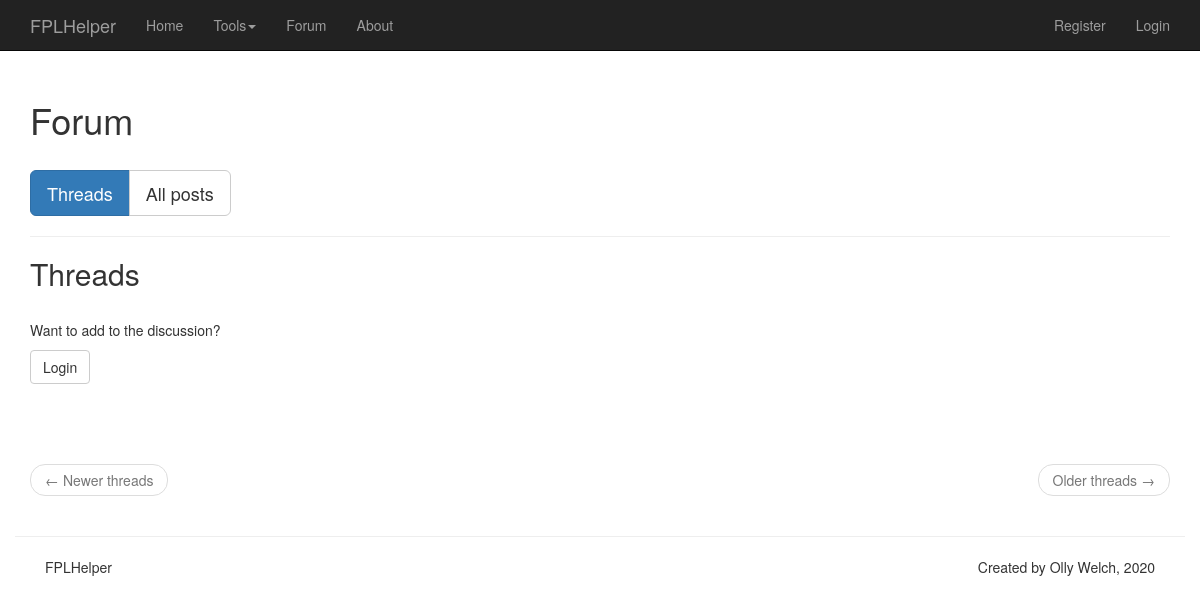
Before: /forum/index with the older database file.
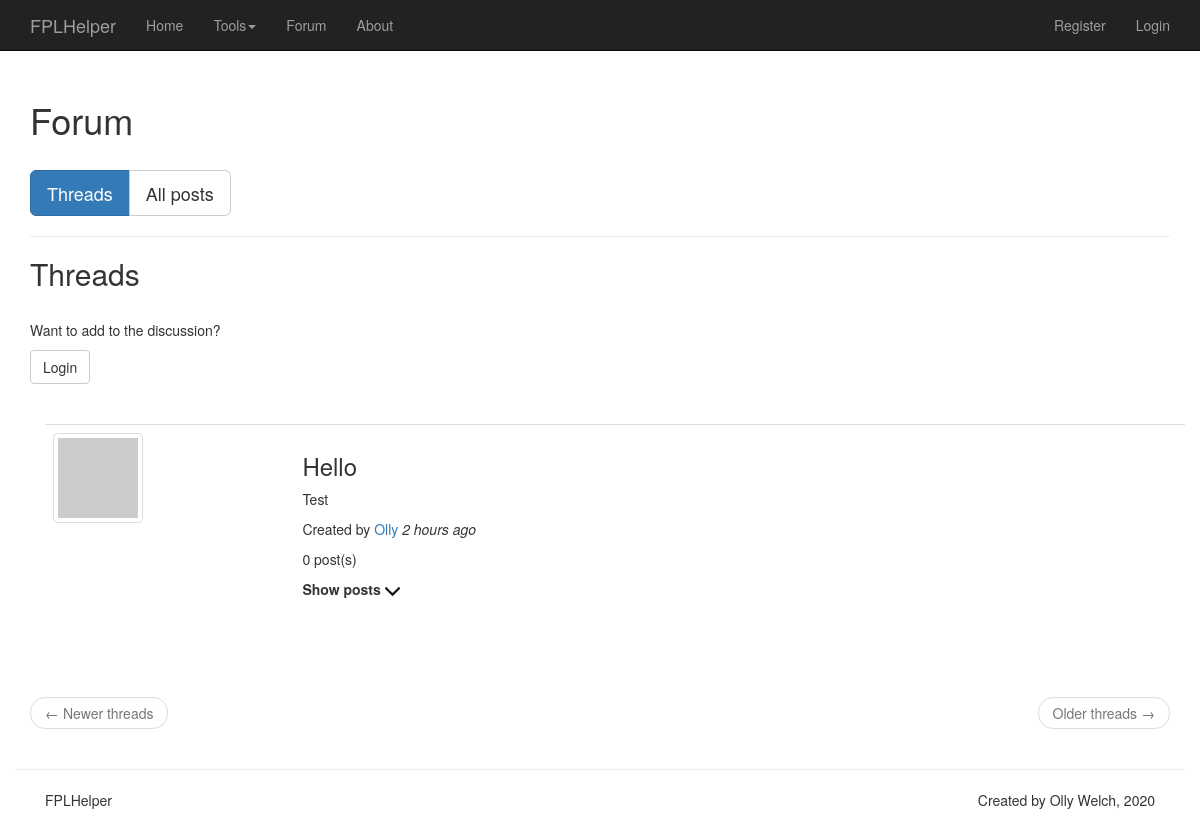
After: the same page with the newer database file.
### app/models.py (models this page shows, shortened)
class Thread(db.Model):
    id = db.Column(db.Integer, primary_key=True)
    name = db.Column(db.String(100))
    body = db.Column(db.String(256))
    timestamp = db.Column(db.DateTime, index=True, default=datetime.utcnow)
    user_id = db.Column(db.Integer, db.ForeignKey('user.id'))
    posts = db.relationship('Post', backref='posts', lazy='dynamic')
    language = db.Column(db.String(5))

class User(UserMixin, db.Model):
    id = db.Column(db.Integer, primary_key=True)
    username = db.Column(db.String(64), index=True, unique=True)
    email = db.Column(db.String(120), index=True, unique=True)
    team_id = db.Column(db.Integer)
    password_hash = db.Column(db.String(128))
    posts = db.relationship('Post', backref='author', lazy='dynamic')
    about_me = db.Column(db.String(140))
    last_seen = db.Column(db.DateTime, default=datetime.utcnow)
    liked = db.relationship(
        'PostLike',
        foreign_keys='PostLike.user_id',
        backref='user', lazy='dynamic')
    threads = db.relationship('Thread', foreign_keys='Thread.user_id', backref='user', lazy='dynamic')
    transfers = db.relationship('UserTransfer', foreign_keys='UserTransfer.user_id', backref='user', lazy='dynamic')
    notifications = db.relationship('Notification', backref='user',
                                    lazy='dynamic')
    last_read_time = db.Column(db.DateTime)
    def avatar(self, size):
        digest = md5(self.email.lower().encode('utf-8')).hexdigest()
        return 'https://www.gravatar.com/avatar/{}?d=identicon&s={}'.format(
            digest, size)

### app/blueprints/forum/routes.py (the view, shortened to what this page needs)
@bp.route('/index', methods=['GET', 'POST'])
def index():
    page = request.args.get('page', 1, type=int)
    threads = Thread.query.order_by(Thread.timestamp.desc()).paginate(
        page, current_app.config['THREADS_PER_PAGE_FORUM'], False)
    next_url = url_for('forum.index', page=threads.next_num) \
        if threads.has_next else None
    prev_url = url_for('forum.index', page=threads.prev_num) \
        if threads.has_prev else None
    form = ThreadForm()
    return render_template('forum/index.html', threads=threads.items, next_url=next_url, prev_url=prev_url, form=form,
                           title='Forum')

### app/templates/forum/index.html (shortened to what this page needs)
{% extends "base.html" %}
{% import 'bootstrap/wtf.html' as wtf %}
{% block app_content %}
<h1>Forum</h1>
<br>
<div class="btn-group" role="group">
    <button id="threads" class="btn btn-lg btn-primary">Threads</button>
    <button id="all_posts" class="btn btn-lg btn-default">All posts</button>
</div>
<hr>
<div id="show_threads">
    <h2>Threads</h2>
    <br>
    <div class="row">
        <div class="col col-md-4" id="createThreadButton">
            {% if current_user.is_anonymous %}
            <p>Want to add to the discussion?</p>
            <a class="btn btn-md btn-default" href="{{ url_for('auth.login') }}" role="button">Login</a>
            <br><br>
            {% else %}
            <button class="btn btn-md btn-default" onclick="show_create_thread_form();">Create a Thread</button>
            {% endif %}
        </div>
    </div>
    <br>
    <div class="container">
        {% for thread in threads %}
        {% include 'forum/_forum_thread.html' %}
        {% endfor %}
    </div>
    <br>
    <nav aria-label="...">
        <ul class="pager">
            <li class="previous{% if not prev_url %} disabled{% endif %}">
                <a href="{{ prev_url or '#' }}">
                    <span aria-hidden="true">&larr;</span> Newer threads
                </a>
            </li>
            <li class="next{% if not next_url %} disabled{% endif %}">
                <a href="{{ next_url or '#' }}">
                    Older threads <span aria-hidden="true">&rarr;</span>
                </a>
            </li>
        </ul>
    </nav>
</div>
{% endblock %}

### app/templates/base.html (shortened to what this page needs)
{% extends 'bootstrap/base.html' %}
{% block navbar %}
    <nav class="navbar  navbar-fixed-top  navbar-inverse bg-primary">
        <div class="container">
            <div class="navbar-header">
                <a class="navbar-brand" href="{{ url_for('main.index') }}">FPLHelper</a>
            </div>
            <div class="collapse navbar-collapse" id="bs-example-navbar-collapse-2">
              <ul class="nav navbar-nav">
                  <li><a href="{{ url_for('main.index') }}">{{ _('Home') }}</a></li>
                  <li class="dropdown">
                  <a href="#" class="dropdown-toggle" data-toggle="dropdown" role="button">{{ _('Tools') }}<span class="caret"></span></a>
                  </li>
              </ul>
              <ul class="nav navbar-nav">
                  <li><a href="{{ url_for('forum.index') }}">{{ _('Forum') }}</a></li>
                  <li><a href="{{ url_for('main.about') }}">{{ _('About') }}</a></li>
              </ul>
              <ul class="nav navbar-nav navbar-right">
                {% if current_user.is_anonymous %}
                  <li><a href="{{ url_for('auth.register') }}">{{ _('Register') }}</a></li>
                  <li><a href="{{ url_for('auth.login') }}">{{ _('Login') }}</a></li>
                {% endif %}
              </ul>
            </div>
        </div>
    </nav>
<br>
<br>
<br>
<br>
{% endblock %}
{% block content %}
    <div class="content">
        <div class="container">
        {% block app_content %}{% endblock %}
        </div>
    </div>
<footer>
    <div class="container">
        <div class="row">
          <hr>
          <div class="col col-lg-12">
              <div class="col col-md-8">
                  <p>FPLHelper</p>
              </div>
              <div class="col col-md-4">
                  <p class="muted pull-right">Created by Olly Welch, 2020</p>
              </div>
          </div>
      </div>
    </div>
</footer>
{% endblock %}

### app/templates/forum/_forum_thread.html (shortened to what this page needs)
<table class="table table-hover">
        <tr>
            <td width="70px">
                <a href="{{ url_for('profile.profile', username=thread.user.username) }}">
                    <img src="{{ thread.user.avatar(150) }}" class="img img-thumbnail img-responsive" />
                </a>
            </td>
            <td width="250px">
                <div id="thread_name{{ thread.id }}">
                    <h3>{{ thread.name }}</h3>
                </div>
                <p><span id="thread_body{{ thread.id }}">{{ thread.body }}</span></p>
                {% if current_user.username == thread.user.username %}
                <p>Created by you,
                    <i>{{ moment(thread.timestamp).fromNow() }}</i></p>
                {% else %}
                <p>Created by
                    <span class="user_popup">
                        <a href="{{ url_for('profile.profile', username=thread.user.username) }}">
                            {{ thread.user.username }}
                        </a>
                    </span>
                    <i>{{ moment(thread.timestamp).fromNow() }}</i></p>
                {% endif %}
                <p id="count{{ thread.id }}">{{ thread.posts.count() }} post(s)</p>
                <div id="see_more_{{ thread.id }}">
                    <p onclick="get_posts({{ thread.id }});"><b>Show posts
                        <img style="width:15px;height:15px" src="{{ url_for('static', filename='images/down_arrow.png') }}"></b></p>
                </div>
            </td>
        </tr>
 </table>
<br>

Changed rows visible on the page:
added Thread: name "Hello", body "Test", user.username "Olly", timestamp "2 hours ago", posts.count "0"
